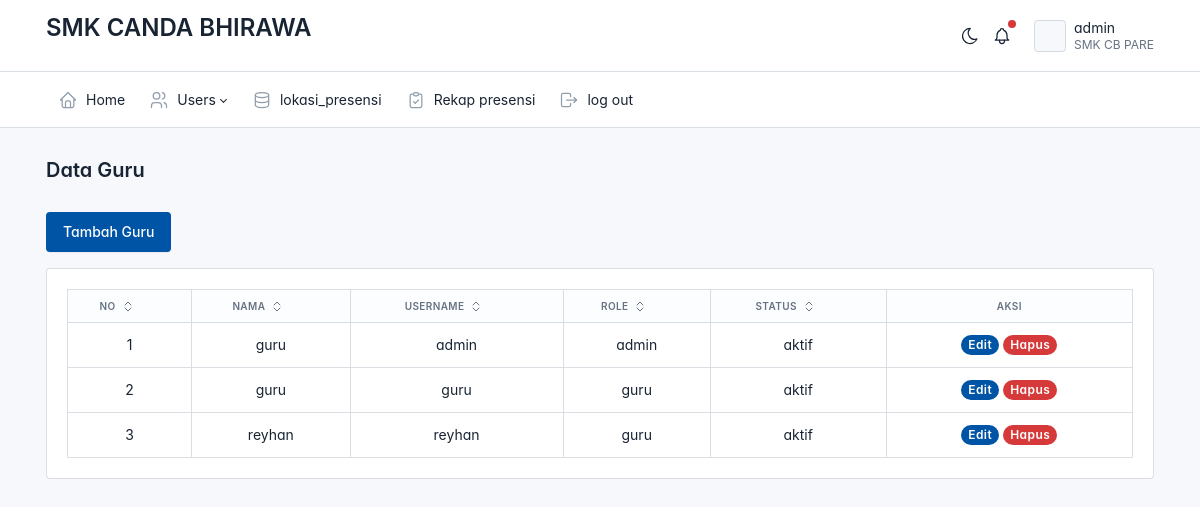
The app's page /admin/data_guru/users.php (signed in) with its own data.
### tables this page shows
CREATE TABLE `guru` (
  `id` int(11) NOT NULL,
  `username` varchar(225) NOT NULL,
  `password` varchar(225) NOT NULL,
  `status` varchar(20) NOT NULL,
  `role` varchar(20) NOT NULL,
  `nama` varchar(50) NOT NULL,
  `jenis_kelamin` varchar(50) NOT NULL,
  `alamat` varchar(67) NOT NULL,
  `no_handphone` varchar(34) NOT NULL,
  `lokasi_presensi` varchar(56) NOT NULL,
  `foto` varchar(150) NOT NULL
);

### admin/data_guru/users.php (the view, shortened to what this page needs)
<?php
include('../layout/header.php');
require_once('../../config.php');
$result = mysqli_query($conection, "SELECT * FROM guru");
?>
<div class="page-header d-print-none">
  <div class="container-xl">
    <div class="row g-2 align-items-center">
      <div class="col">
        <h2 class="page-title">Data Guru</h2>
      </div>
    </div>
  </div>
</div>
<div class="page-body">
  <div class="container-xl">
    <a href="tambah.php" class="btn btn-primary mb-3">Tambah Guru</a>
    <div class="card">
      <div class="card-body">
        <div id="table-default" class="table-responsive">
          <table class="table table-bordered">
            <thead class="text-center">
              <tr>
                <th><button class="table-sort" data-sort="sort-no">No</button></th>
                <th><button class="table-sort" data-sort="sort-nama">Nama</button></th>
                <th><button class="table-sort" data-sort="sort-username">Username</button></th>
                <th><button class="table-sort" data-sort="sort-role">Role</button></th>
                <th><button class="table-sort" data-sort="sort-status">Status</button></th>
                <th>Aksi</th>
              </tr>
            </thead>
            <tbody class="table-tbody text-center">
              <?php
              $no = 1;
              while ($pegawai = mysqli_fetch_array($result)) : ?>
              <tr>
                <td class="sort-no"><?= $no++ ?></td>
                <td class="sort-nama"><?= $pegawai['nama'] ?></td>
                <td class="sort-username"><?= $pegawai['username'] ?></td>
                <td class="sort-role"><?= $pegawai['role'] ?></td>
                <td class="sort-status"><?= $pegawai['status'] ?></td>
                <td>
                  <a href="edit.php?id=<?= $pegawai['id'] ?>" class="badge badge-pill bg-primary text-white text-decoration-none">Edit</a>
                  <a href="hapus.php?id=<?= $pegawai['id'] ?>" class="badge badge-pill bg-danger text-white text-decoration-none" onclick="return confirm('Yakin ingin menghapus user ini?')">Hapus</a>
                </td>
              </tr>
              <?php endwhile; ?>
            </tbody>
          </table>
        </div>
      </div>
    </div>
  </div>
</div>
<?php include('../layout/foother.php'); ?>

### admin/layout/header.php (style rules this page uses)
:root { --tblr-font-sans-serif: 'Inter Var', -apple-system, BlinkMacSystemFont, San Francisco, Segoe UI, Roboto, Helvetica Neue, sans-serif; }
body { font-feature-settings: "cv03", "cv04", "cv11"; }

### records on screen
guru: nama "guru", username "admin", role "admin", status "aktif"
guru: nama "guru", username "guru", role "guru", status "aktif"
guru: nama "reyhan", username "reyhan", role "guru", status "aktif"
